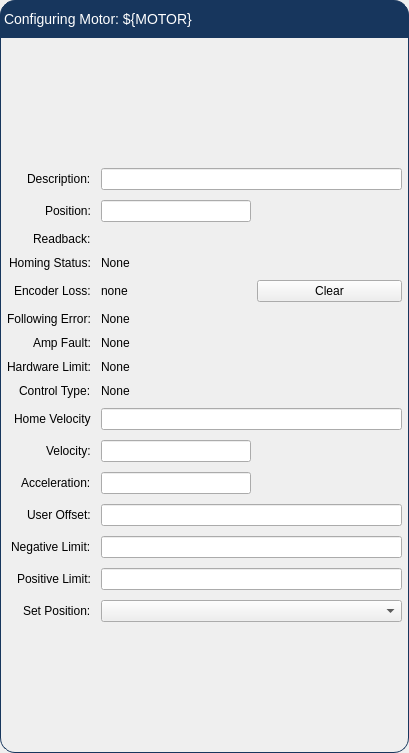
<?xml version="1.0" encoding="UTF-8"?>
<ui version="4.0">
 <class>Form</class>
 <widget class="QWidget" name="Form">
  <property name="geometry">
   <rect>
    <x>0</x>
    <y>0</y>
    <width>409</width>
    <height>753</height>
   </rect>
  </property>
  <property name="focusPolicy">
   <enum>Qt::ClickFocus</enum>
  </property>
  <property name="windowTitle">
   <string>Engineer Screen: ${MOTOR}</string>
  </property>
  <layout class="QVBoxLayout" name="verticalLayout">
   <property name="spacing">
    <number>0</number>
   </property>
   <property name="leftMargin">
    <number>0</number>
   </property>
   <property name="topMargin">
    <number>0</number>
   </property>
   <property name="rightMargin">
    <number>0</number>
   </property>
   <property name="bottomMargin">
    <number>0</number>
   </property>
   <item>
    <layout class="QVBoxLayout" name="verticalLayout_5">
     <property name="spacing">
      <number>0</number>
     </property>
     <item>
      <widget class="QLabel" name="label">
       <property name="styleSheet">
        <string notr="true">QLabel {
        qproperty-alignment: AlignCenter;
	border: 1px solid #FF17365D;
	border-top-left-radius: 15px;
	border-top-right-radius: 15px;
	background-color: #FF17365D;
	padding: 5px 0px;
	color: rgb(255, 255, 255);
	max-height: 25px;
        font-size: 14px;
}
</string>
       </property>
       <property name="text">
        <string>Configuring Motor: ${MOTOR}</string>
       </property>
      </widget>
     </item>
     <item>
      <widget class="QFrame" name="frame">
       <property name="styleSheet">
        <string notr="true">QFrame#frame{
	border: 1px solid #FF17365D;
	border-bottom-left-radius: 15px;
	border-bottom-right-radius: 15px;
}</string>
       </property>
       <property name="frameShape">
        <enum>QFrame::StyledPanel</enum>
       </property>
       <property name="frameShadow">
        <enum>QFrame::Raised</enum>
       </property>
       <layout class="QVBoxLayout" name="verticalLayout_6">
        <property name="spacing">
         <number>0</number>
        </property>
        <property name="leftMargin">
         <number>0</number>
        </property>
        <property name="topMargin">
         <number>0</number>
        </property>
        <property name="rightMargin">
         <number>0</number>
        </property>
        <property name="bottomMargin">
         <number>0</number>
        </property>
        <item>
         <layout class="QFormLayout" name="formLayout">
          <property name="labelAlignment">
           <set>Qt::AlignRight|Qt::AlignTrailing|Qt::AlignVCenter</set>
          </property>
          <property name="formAlignment">
           <set>Qt::AlignLeading|Qt::AlignLeft|Qt::AlignVCenter</set>
          </property>
          <property name="horizontalSpacing">
           <number>10</number>
          </property>
          <property name="verticalSpacing">
           <number>10</number>
          </property>
          <property name="topMargin">
           <number>6</number>
          </property>
          <property name="rightMargin">
           <number>6</number>
          </property>
          <property name="bottomMargin">
           <number>6</number>
          </property>
          <item row="0" column="0">
           <widget class="QLabel" name="label_2">
            <property name="text">
             <string>Description:</string>
            </property>
           </widget>
          </item>
          <item row="0" column="1">
           <widget class="PyDMLineEdit" name="PyDMLineEdit">
            <property name="enabled">
             <bool>true</bool>
            </property>
            <property name="toolTip">
             <string/>
            </property>
            <property name="whatsThis">
             <string/>
            </property>
            <property name="channel" stdset="0">
             <string>ca://${MOTOR}.DESC</string>
            </property>
            <property name="displayFormat" stdset="0">
             <enum>PyDMLineEdit::String</enum>
            </property>
           </widget>
          </item>
          <item row="1" column="0">
           <widget class="QLabel" name="label_3">
            <property name="text">
             <string>Position:</string>
            </property>
           </widget>
          </item>
          <item row="1" column="1">
           <widget class="PyDMLineEdit" name="PyDMLineEdit_2">
            <property name="maximumSize">
             <size>
              <width>150</width>
              <height>16777215</height>
             </size>
            </property>
            <property name="toolTip">
             <string/>
            </property>
            <property name="whatsThis">
             <string/>
            </property>
            <property name="showUnits" stdset="0">
             <bool>true</bool>
            </property>
            <property name="alarmSensitiveContent" stdset="0">
             <bool>false</bool>
            </property>
            <property name="channel" stdset="0">
             <string>ca://${MOTOR}.VAL</string>
            </property>
            <property name="displayFormat" stdset="0">
             <enum>PyDMLineEdit::Decimal</enum>
            </property>
           </widget>
          </item>
          <item row="2" column="0">
           <widget class="QLabel" name="label_4">
            <property name="text">
             <string>Readback:</string>
            </property>
           </widget>
          </item>
          <item row="2" column="1">
           <widget class="PyDMLabel" name="PyDMLabel">
            <property name="toolTip">
             <string/>
            </property>
            <property name="whatsThis">
             <string/>
            </property>
            <property name="showUnits" stdset="0">
             <bool>true</bool>
            </property>
            <property name="channel" stdset="0">
             <string>ca://${MOTOR}.RBV</string>
            </property>
            <property name="displayFormat" stdset="0">
             <enum>PyDMLabel::Decimal</enum>
            </property>
           </widget>
          </item>
          <item row="3" column="0">
           <widget class="QLabel" name="homingStatusLabel">
            <property name="text">
             <string>Homing Status:</string>
            </property>
           </widget>
          </item>
          <item row="3" column="1">
           <widget class="PyDMLabel" name="PyDMLabel_2">
            <property name="toolTip">
             <string/>
            </property>
            <property name="text">
             <string>None</string>
            </property>
            <property name="channel" stdset="0">
             <string>ca://${MOTOR}_HOMING_STS</string>
            </property>
           </widget>
          </item>
          <item row="4" column="0">
           <widget class="QLabel" name="encoderLossLabel">
            <property name="text">
             <string>Encoder Loss:</string>
            </property>
           </widget>
          </item>
          <item row="5" column="0">
           <widget class="QLabel" name="followingErrorLabel">
            <property name="text">
             <string>Following Error:</string>
            </property>
           </widget>
          </item>
          <item row="5" column="1">
           <widget class="PyDMLabel" name="PyDMLabel_4">
            <property name="toolTip">
             <string/>
            </property>
            <property name="text">
             <string>None</string>
            </property>
            <property name="channel" stdset="0">
             <string>ca://${MOTOR}_FAFOE_STS</string>
            </property>
           </widget>
          </item>
          <item row="6" column="0">
           <widget class="QLabel" name="ampFaultLabel">
            <property name="text">
             <string>Amp Fault:</string>
            </property>
           </widget>
          </item>
          <item row="6" column="1">
           <widget class="PyDMLabel" name="PyDMLabel_6">
            <property name="toolTip">
             <string/>
            </property>
            <property name="frameShape">
             <enum>QFrame::NoFrame</enum>
            </property>
            <property name="text">
             <string>None</string>
            </property>
            <property name="channel" stdset="0">
             <string>ca://${MOTOR}_AMFE_STS</string>
            </property>
           </widget>
          </item>
          <item row="7" column="0">
           <widget class="QLabel" name="onHardwareLimitLabel">
            <property name="minimumSize">
             <size>
              <width>90</width>
              <height>0</height>
             </size>
            </property>
            <property name="text">
             <string>Hardware Limit:</string>
            </property>
            <property name="alignment">
             <set>Qt::AlignRight|Qt::AlignTrailing|Qt::AlignVCenter</set>
            </property>
           </widget>
          </item>
          <item row="7" column="1">
           <widget class="PyDMLabel" name="PyDMLabel_5">
            <property name="toolTip">
             <string/>
            </property>
            <property name="text">
             <string>None</string>
            </property>
            <property name="channel" stdset="0">
             <string>ca://${MOTOR}_SOPL_STS</string>
            </property>
           </widget>
          </item>
          <item row="8" column="0">
           <widget class="QLabel" name="openLoopLabel">
            <property name="text">
             <string>Control Type:</string>
            </property>
           </widget>
          </item>
          <item row="8" column="1">
           <widget class="PyDMLabel" name="PyDMLabel_7">
            <property name="toolTip">
             <string/>
            </property>
            <property name="text">
             <string>None</string>
            </property>
            <property name="channel" stdset="0">
             <string>ca://${MOTOR}_LOOPM_STS</string>
            </property>
           </widget>
          </item>
          <item row="10" column="0">
           <widget class="QLabel" name="label_5">
            <property name="text">
             <string>Velocity:</string>
            </property>
           </widget>
          </item>
          <item row="10" column="1">
           <widget class="PyDMLineEdit" name="PyDMLineEdit_3">
            <property name="maximumSize">
             <size>
              <width>150</width>
              <height>16777215</height>
             </size>
            </property>
            <property name="toolTip">
             <string/>
            </property>
            <property name="whatsThis">
             <string/>
            </property>
            <property name="showUnits" stdset="0">
             <bool>true</bool>
            </property>
            <property name="alarmSensitiveContent" stdset="0">
             <bool>false</bool>
            </property>
            <property name="channel" stdset="0">
             <string>ca://${MOTOR}.VELO</string>
            </property>
            <property name="displayFormat" stdset="0">
             <enum>PyDMLineEdit::Decimal</enum>
            </property>
           </widget>
          </item>
          <item row="11" column="0">
           <widget class="QLabel" name="label_6">
            <property name="text">
             <string>Acceleration:</string>
            </property>
           </widget>
          </item>
          <item row="11" column="1">
           <widget class="PyDMLineEdit" name="PyDMLineEdit_4">
            <property name="maximumSize">
             <size>
              <width>150</width>
              <height>16777215</height>
             </size>
            </property>
            <property name="toolTip">
             <string/>
            </property>
            <property name="whatsThis">
             <string/>
            </property>
            <property name="showUnits" stdset="0">
             <bool>true</bool>
            </property>
            <property name="alarmSensitiveContent" stdset="0">
             <bool>false</bool>
            </property>
            <property name="channel" stdset="0">
             <string>ca://${MOTOR}.ACCL</string>
            </property>
            <property name="displayFormat" stdset="0">
             <enum>PyDMLineEdit::Decimal</enum>
            </property>
           </widget>
          </item>
          <item row="12" column="0">
           <widget class="QLabel" name="userOffsetLabel">
            <property name="text">
             <string>User Offset:</string>
            </property>
           </widget>
          </item>
          <item row="12" column="1">
           <widget class="PyDMLineEdit" name="userOffsetPyDMLineEdit">
            <property name="showUnits" stdset="0">
             <bool>true</bool>
            </property>
            <property name="channel" stdset="0">
             <string>ca://${MOTOR}.OFF</string>
            </property>
            <property name="displayFormat" stdset="0">
             <enum>PyDMLineEdit::Decimal</enum>
            </property>
           </widget>
          </item>
          <item row="13" column="0">
           <widget class="QLabel" name="negativeLimitLabel">
            <property name="text">
             <string>Negative Limit:</string>
            </property>
           </widget>
          </item>
          <item row="13" column="1">
           <widget class="PyDMLineEdit" name="negativeLimitPyDMLineEdit">
            <property name="channel" stdset="0">
             <string>ca://${MOTOR}.LLM</string>
            </property>
            <property name="displayFormat" stdset="0">
             <enum>PyDMLineEdit::Decimal</enum>
            </property>
           </widget>
          </item>
          <item row="14" column="0">
           <widget class="QLabel" name="positiveLimitLabel">
            <property name="text">
             <string>Positive Limit:</string>
            </property>
           </widget>
          </item>
          <item row="14" column="1">
           <widget class="PyDMLineEdit" name="positiveLimitPyDMLineEdit">
            <property name="channel" stdset="0">
             <string>ca://${MOTOR}.HLM</string>
            </property>
            <property name="displayFormat" stdset="0">
             <enum>PyDMLineEdit::Decimal</enum>
            </property>
           </widget>
          </item>
          <item row="15" column="0">
           <widget class="QLabel" name="SetLabel2">
            <property name="text">
             <string>Set Position:</string>
            </property>
           </widget>
          </item>
          <item row="15" column="1">
           <widget class="PyDMEnumComboBox" name="PyDMEnumComboBox_useorset">
            <property name="toolTip">
             <string/>
            </property>
            <property name="channel" stdset="0">
             <string>ca://${MOTOR}.SET</string>
            </property>
           </widget>
          </item>
          <item row="4" column="1">
           <layout class="QHBoxLayout" name="horizontalLayout_2">
            <item>
             <widget class="PyDMLabel" name="PyDMLabel_3">
              <property name="toolTip">
               <string/>
              </property>
              <property name="text">
               <string>none</string>
              </property>
              <property name="channel" stdset="0">
               <string>ca://${MOTOR}_ENC_LSS_STS</string>
              </property>
             </widget>
            </item>
            <item>
             <widget class="PyDMPushButton" name="PyDMPushButton">
              <property name="toolTip">
               <string/>
              </property>
              <property name="text">
               <string>Clear</string>
              </property>
              <property name="channel" stdset="0">
               <string>ca://${MOTOR}_ENC_LSS_CLR_CMD.PROC</string>
              </property>
              <property name="showConfirmDialog" stdset="0">
               <bool>true</bool>
              </property>
              <property name="pressValue" stdset="0">
               <string>1</string>
              </property>
             </widget>
            </item>
           </layout>
          </item>
          <item row="9" column="0">
           <widget class="QLabel" name="label_7">
            <property name="text">
             <string>Home Velocity</string>
            </property>
           </widget>
          </item>
          <item row="9" column="1">
           <widget class="PyDMLineEdit" name="PyDMLineEdit_5">
            <property name="toolTip">
             <string/>
            </property>
            <property name="channel" stdset="0">
             <string>ca://${MOTOR}_HVEL_SP.A</string>
            </property>
           </widget>
          </item>
         </layout>
        </item>
       </layout>
      </widget>
     </item>
    </layout>
   </item>
  </layout>
 </widget>
 <customwidgets>
  <customwidget>
   <class>PyDMLabel</class>
   <extends>QLabel</extends>
   <header>pydm.widgets.label</header>
  </customwidget>
  <customwidget>
   <class>PyDMEnumComboBox</class>
   <extends>QComboBox</extends>
   <header>pydm.widgets.enum_combo_box</header>
  </customwidget>
  <customwidget>
   <class>PyDMLineEdit</class>
   <extends>QLineEdit</extends>
   <header>pydm.widgets.line_edit</header>
  </customwidget>
  <customwidget>
   <class>PyDMPushButton</class>
   <extends>QPushButton</extends>
   <header>pydm.widgets.pushbutton</header>
  </customwidget>
 </customwidgets>
 <resources/>
 <connections/>
</ui>
